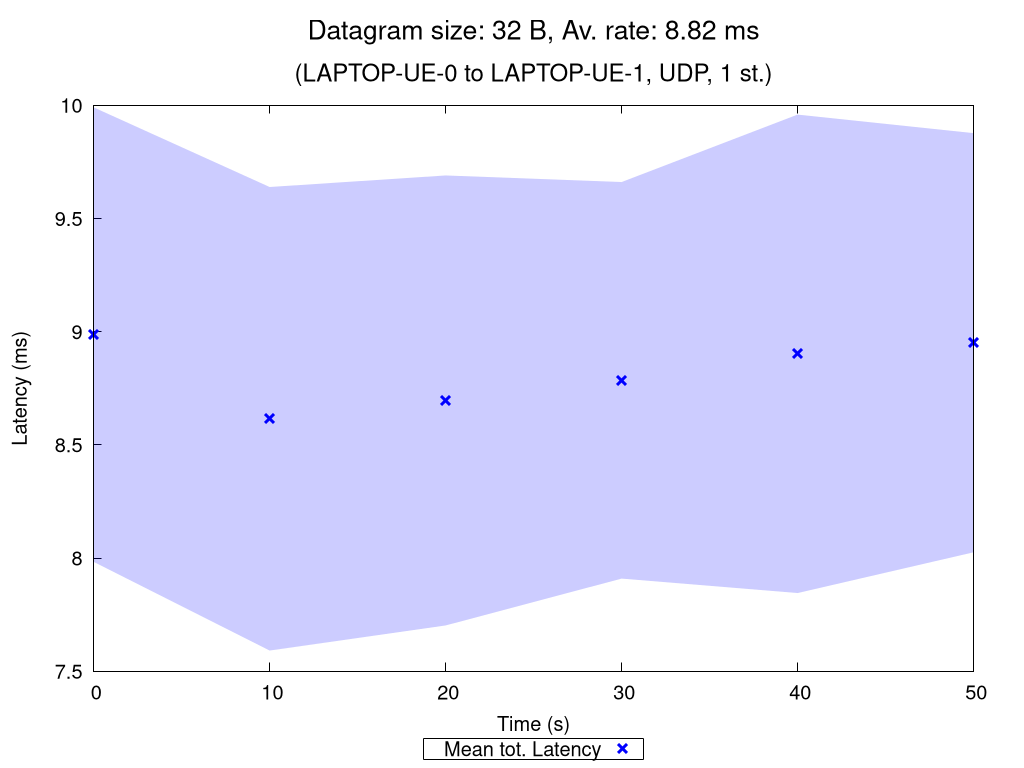

Here is the gnuplot script that generated this plot:
set terminal pngcairo nocrop enhanced size 1024,768 font "Verdana,15"
set output "UDP_1_st_2020_10_11_15-09-35_one2two_00032B.png"

set title "{/=20 Datagram size: 32 B, Av. rate: 8.82 ms}\n\n{/=18 (LAPTOP-UE-0 to LAPTOP-UE-1, UDP, 1 st.)}"

set xlabel "Time (s)"
set ylabel "Latency (ms)"
set ytics nomirror
set key bmargin center horizontal box samplen 1 width -1
set bmargin 4.6
set rmargin 4.5

rf = 1.0  # rate factor
set style fill transparent solid 0.2 noborder
set autoscale xfix
plot "UDP_1_st_2020_10_11_15-09-35_one2two_00032B_iperf_processed.dat" using 1:($2/rf-$3/rf):($2/rf+$3/rf) with filledcurves lc rgb "blue" notitle, \
     "" using 1:($2/rf) with points pt 2 ps 1.5 lw 3 lc rgb "blue" title "Mean tot. Latency", \
